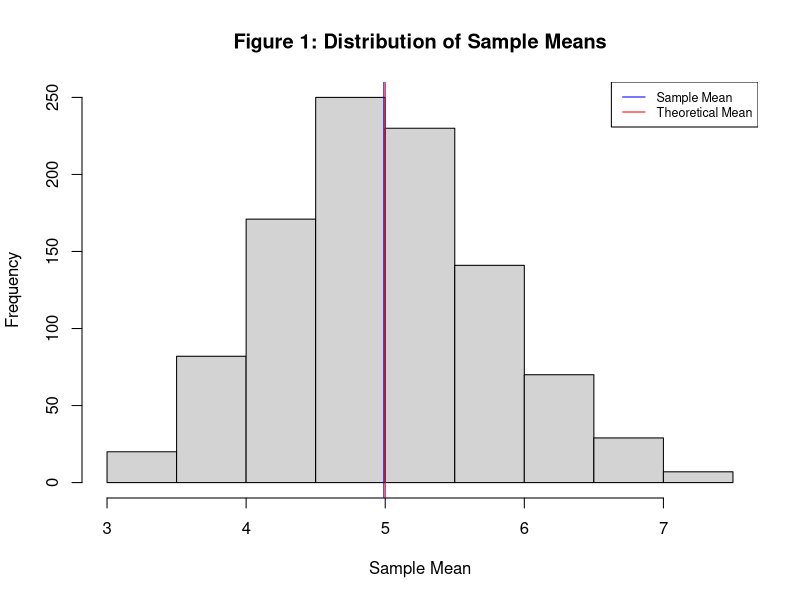
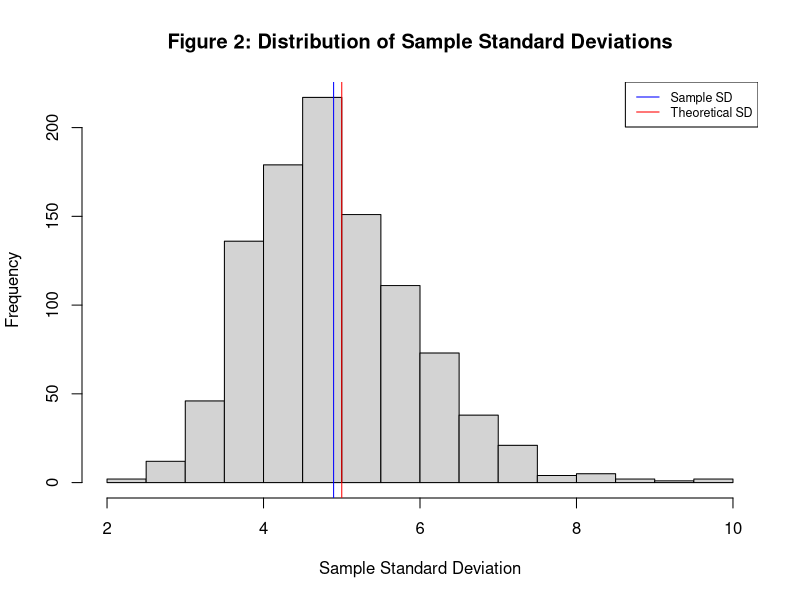
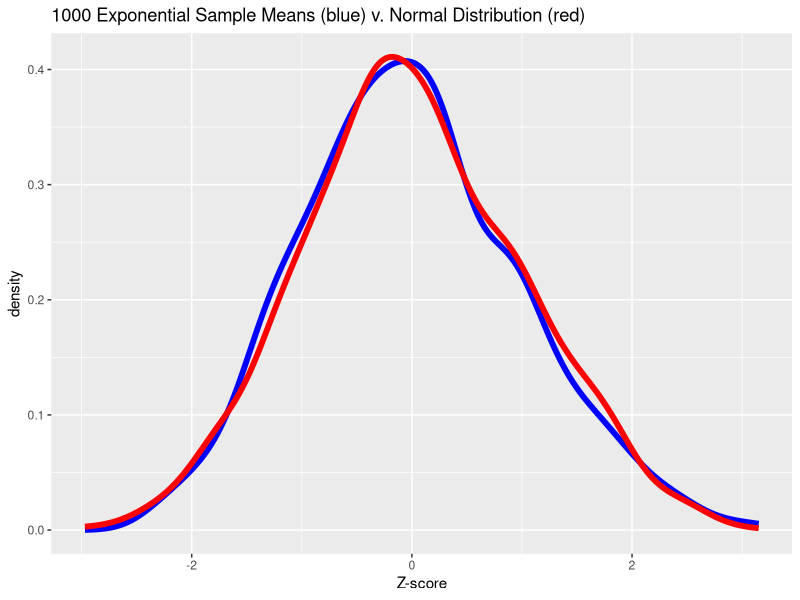
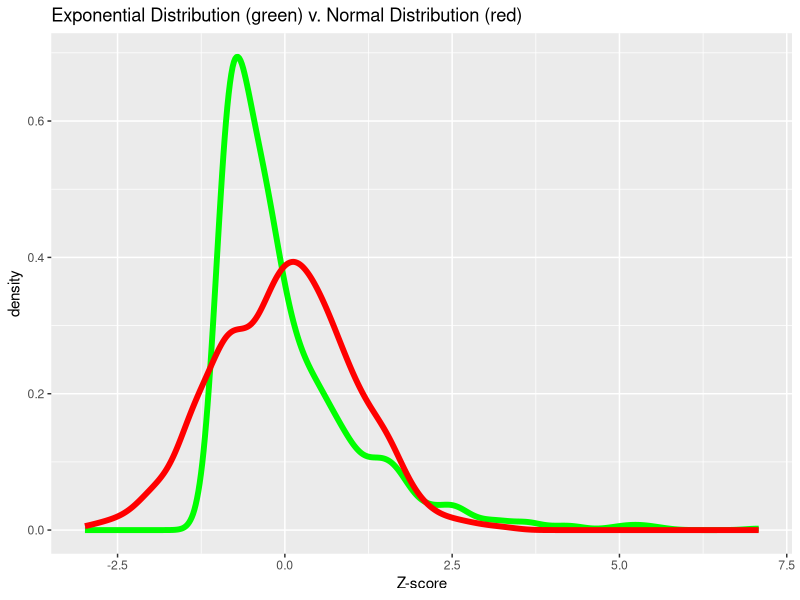

Reproduce these figures in R, in order.
## ---- chunk 1
knitr::opts_chunk$set(echo = TRUE)
## ---- chunk 2
set.seed(1)
exp_means <- NULL
exp_sds <- NULL
for (i in 1:1000) {
  exp_sample <- rexp(40,0.2)
  exp_means = c(exp_means, mean(exp_sample))
  exp_sds = c(exp_sds, sd(exp_sample))
}
## ---- chunk 3
hist(exp_means,main = "Figure 1: Distribution of Sample Means",
      xlab = "Sample Mean")
abline(v=mean(exp_means),col="blue")
abline(v=5,col="red")
legend("topright",legend = c("Sample Mean","Theoretical Mean"),
       col = c("blue","red"),lty = 1,cex=0.75)
## ---- chunk 4
mean(exp_means)
## ---- chunk 5
hist(exp_sds, main = "Figure 2: Distribution of Sample Standard Deviations",
      xlab = "Sample Standard Deviation")
abline(v=mean(exp_sds),col="blue")
abline(v=5,col="red")
legend("topright",legend = c("Sample SD","Theoretical SD"),
       col = c("blue","red"),lty = 1,cex=0.75)
## ---- chunk 6
mean(exp_sds)
## ---- chunk 7
suppressWarnings(library(ggplot2))
plot_data <- data.frame(exp_means = (exp_means - 5)/(5/sqrt(40)))
plot_data$norm_scores <- rnorm(1000)
g <- ggplot(plot_data,aes(exp_means))
g + stat_density(color="blue",geom = "line",size=2) + 
  stat_density(aes(norm_scores),
               color = "red",geom ="line",size=2) +
  labs(title = "1000 Exponential Sample Means (blue) v. Normal Distribution (red)",
       x = "Z-score")
## ---- chunk 8
plot_data <- data.frame(exp_means = (rexp(1000,0.2)-5)/(5))
plot_data$norm_scores <- rnorm(1000)
g <- ggplot(plot_data,aes(exp_means))
g + stat_density(color="green",geom = "line",size=2) + 
  stat_density(aes(norm_scores),geom = "line",
               color = "red",size=2) +
  labs(title = "Exponential Distribution (green) v. Normal Distribution (red)",
       x = "Z-score") +
  scale_fill_discrete()
